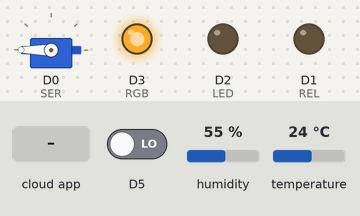
Bench run of a sketch on a simulated ESP8266 (NodeMCU). On the bench: servo, output pins drawn as LEDs (lit = HIGH). Inputs (shaded band) come from the test bench; at power-on: D5 LOW, humidity 55 %, temperature 24 °C. WiFi joins after 1.5 s; servers stay silent unless stated; the Firebase database answers and starts empty; what the sketch prints to the serial monitor is not drawn.

Above: at 2.7 s.
2.8 s: the phone or cloud app sets D1 to 1
At 4.5 s:
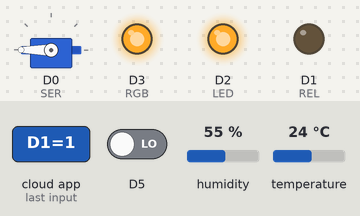
5.0 s: the phone or cloud app sets D2 to 1
At 5.9 s:
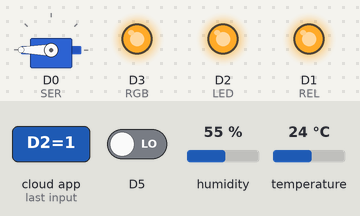
6.9 s: the phone or cloud app sets D3 to 1
At 8.5 s:
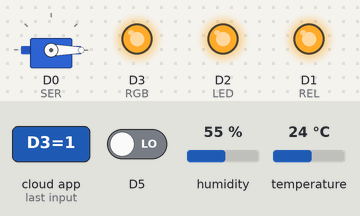
8.9 s: the phone or cloud app sets D4 to 1
At 10.0 s:
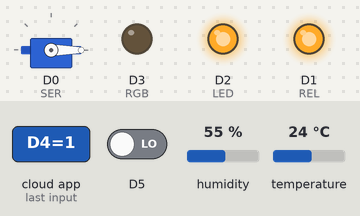
10.9 s: the phone or cloud app sets D1 to 0
At 12.5 s:
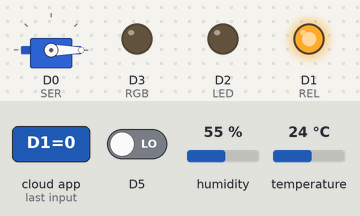
13.3 s: the phone or cloud app sets D2 to 0
At 15.1 s:
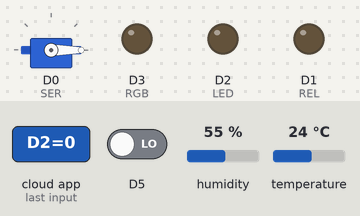
Timing chart, 0 to 16.3 s (numbered marks = the images above; inputs shaded):
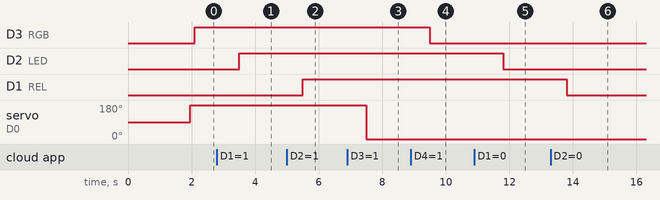

The sketch:

Ex.ino
```cpp
#include <ESP8266WiFi.h>
#include <ESP8266HTTPClient.h>
#include <Servo.h>


// Definimos la librerias par la conexion a nuestro servidor
#include "FirebaseESP8266.h"
#include <DHT11.h>

// Definimos la direccion host de nuestro servidor
#define FIREBASE_HOST "fir-tacho.firebaseio.com"
#define FIREBASE_AUTH "juUgaYmEWAaILe4mSWE8tDMcI2AQULpc39czuwic"
#define WIFI_SSID "INFINITUM0255_2.4"
#define WIFI_PASSWORD "XDFm8HmYTN"

WiFiClient client;
FirebaseData firebaseData;

//definimos el pin para el led
#define LED 4
#define REL 5
#define SER 16
#define RGB 0
Servo motor;
int i;
int sensor;

DHT11 dht11(12);

void setup() {
  Serial.begin(9600);

  WiFi.begin (WIFI_SSID, WIFI_PASSWORD);
  while (WiFi.status() != WL_CONNECTED) {
    delay(500);
    Serial.print(".");
  }

  Serial.println ("");
  Serial.println ("Se conectó al wifi!");
  Serial.println(WiFi.localIP());

  Firebase.begin(FIREBASE_HOST, FIREBASE_AUTH);

  pinMode(LED, OUTPUT);
  pinMode(REL, OUTPUT);
  pinMode(SER, OUTPUT);
  pinMode(RGB, OUTPUT);
  motor.attach(SER);
}

void loop() {

  Firebase.getInt(firebaseData,"/D1");
  int dato=firebaseData.intData();
  if(dato==1){
    digitalWrite(LED, HIGH);
  }else{
    digitalWrite(LED, LOW);
  }

  Firebase.getInt(firebaseData,"/D2");
  int re=firebaseData.intData();
  if(re==1){
    digitalWrite(REL, HIGH);
  }else{
    digitalWrite(REL, LOW);
  }

  Firebase.getInt(firebaseData,"/D3");
  int se=firebaseData.intData();
  if(se==1){
    for (i = 0; i <= 180; i++) {
    motor.write(i);
    }
    for (i = 180; i >= 0; i--) {
      motor.write(i);
    }
  }else{
    for (i = 180; i >= 0; i--) {
    motor.write(i);
    }
    for (i = 0; i <= 180; i++) {
      motor.write(i);
    }
  }

  Firebase.getInt(firebaseData,"/D4");
  int rg=firebaseData.intData();
  if(rg==0){
    digitalWrite(RGB, HIGH);
  }else{
    digitalWrite(RGB, LOW);
  }

  String agua;
  sensor = digitalRead(14);
  if(sensor==1){
    agua = "Hay agua";
  }else{
    agua = "No hay agua";
  }
  Firebase.setString(firebaseData, "/S1", agua);

  float temp, hum;
  dht11.read(hum, temp);
  String sth = (String) "Humedad: " + hum + ", Temperatura: " + temp;
  Firebase.setString(firebaseData, "/S2", sth);
}
```

Measured:
- after the input at 2.8 s, D2 (LED): LOW → HIGH after 0.70 s
- after the input at 5.0 s, D1 (REL): LOW → HIGH after 0.50 s
- after the input at 6.9 s, servo on D0 (SER): 180° → 0° after 0.59 s
- after the input at 8.9 s, D3 (RGB): HIGH → LOW after 0.59 s
- after the input at 10.9 s, D2 (LED): HIGH → LOW after 0.91 s
- after the input at 13.3 s, D1 (REL): HIGH → LOW after 0.51 s
